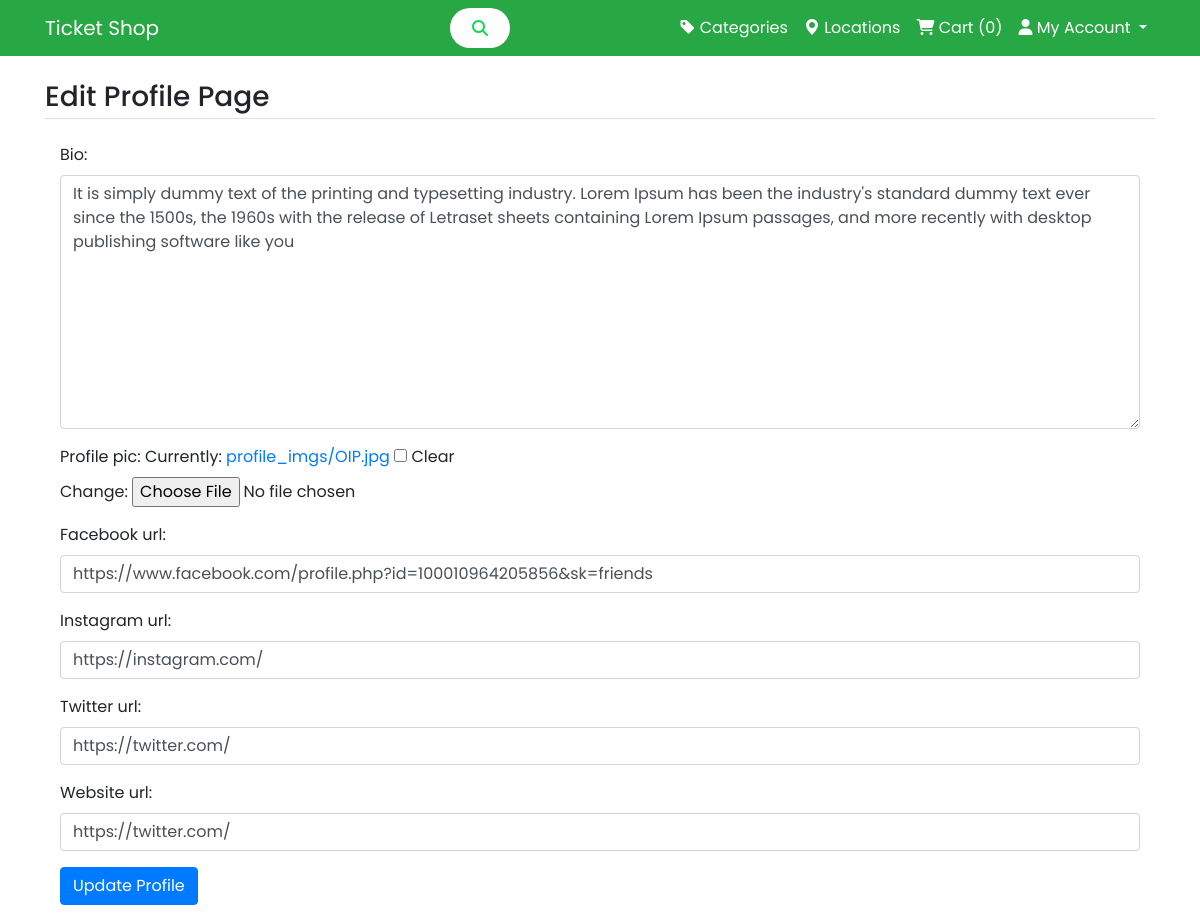
Page /members/1/edit_profile_page/ (signed in) on the committed database.
### main/models.py (models this page shows, shortened)
class Profile(models.Model):
    user = models.OneToOneField(User, null=True, on_delete=models.CASCADE)
    bio=models.TextField()
    profile_pic = models.ImageField(upload_to="profile_imgs/",null=True, blank=True)
    facebook_url=models.CharField(max_length=200, blank=True, null=True)
    instagram_url=models.CharField(max_length=200, blank=True, null=True)
    twitter_url=models.CharField(max_length=200, blank=True, null=True)
    website_url=models.CharField(max_length=200, blank=True, null=True)
    class Meta:
        verbose_name_plural='9. Profile'

### members/views.py (the view)
# urls.py: path('<int:pk>/edit_profile_page/', EditProfilePageView.as_view(), name= 'edit_profile_page'),
class EditProfilePageView(generic.UpdateView):
  model = Profile
  template_name = 'registration/edit_profile_page.html'
  form_class =  EditProfilePageForm
  success_url = reverse_lazy('my_dashboard')

### members/forms.py
class EditProfilePageForm(forms.ModelForm):
  class Meta:
    model = Profile
    fields=('bio','profile_pic','facebook_url','instagram_url','twitter_url','website_url')
    widgets = {
      'bio': forms.Textarea(attrs={'class':'form-control'}),
      'facebook_url': forms.TextInput(attrs={'class':'form-control'}),
      'instagram_url': forms.TextInput(attrs={'class':'form-control'}),
      'twitter_url': forms.TextInput(attrs={'class':'form-control'}),
      'website_url': forms.TextInput(attrs={'class':'form-control'}),
    }

### main/template_context.py (called while the page is built)
def get_filters(request):
  cats=Event.objects.distinct().values('category__title','category__id')
  locations=Event.objects.distinct().values('location__title','location__id')
  minMaxPrice=EventAttribute.objects.aggregate(Min('price'),Max('price'))
  data={
      'cats':cats,
      'locations':locations,
      'minMaxPrice': minMaxPrice,
    }
  return data

### members/templates/registration/edit_profile_page.html (shortened to what this page needs)
{% extends 'base.html' %}
{% load static %}
{% block content %}
{% if user.is_authenticated %}
  {% if user.id == profile.user.id %}
  <br/>
  <div class="container">
    <h3 class="mb-4 border-bottom pb-1">
      Edit  Profile Page
    </h3>
  </div>
    <div class="container">
      <div class="container">
        <div class="form-group">
          <form method="POST" enctype="multipart/form-data">
            {{ form.as_p }}
            <button class="btn btn-primary">Update Profile</button>
          </form>
        </div>
      </div>
    </div>
  {% else %}
  <h3>You are not allowed to access this page if you are not the correct user...</h3>
  {% endif %}
{% else %}
  <br/><br/>
  <div class="container">
    <button class="btn btn-success" href="{% url 'login' %}"> Login </button>
  </div>
{% endif %}
{% endblock %}

### main/static/custom.css (style rules this page uses)
body { background-size: cover; overflow-x: hidden; font-family: 'Poppins', sans-serif; }

### rows in the picture
Profile: bio "It is simply dummy text of the printing and typesetting industry. Lorem Ipsum has been the industry's standard dummy text ever since the 1500s, the 1960s with the release of Letraset sheets containing Lorem Ipsum passages, and more recently with desktop publishing software like you", facebook_url "https://www.facebook.com/profile.php?id=100010964205856&sk=friends", instagram_url "https://instagram.com/", twitter_url "https://twitter.com/", website_url "https://twitter.com/"

### other values in the picture
{{ request.session.cartdata|length }} "0"
